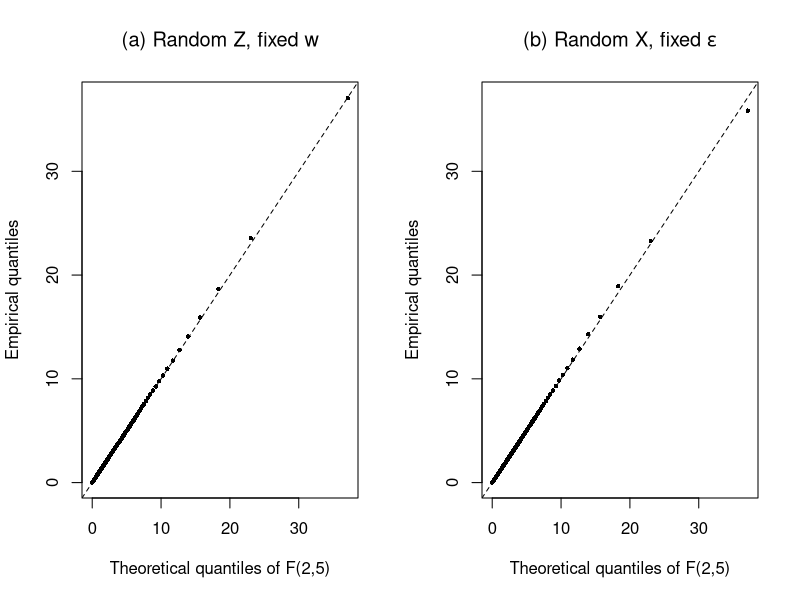

Recreate this plot in R.
set.seed(12345)

B <- 100000
n <- 8
p <- 3
q <- 2

## Projection matrix
Pmat <- function(A) {
  A %*% solve(crossprod(A)) %*% t(A)
}

############################################################
## Example 1: Theorem F-new
## fixed w, random Z
############################################################

w <- 1:n

F1 <- replicate(B, {
  
  Z <- matrix(rnorm(n * p), nrow = n, ncol = p)
  
  Z2 <- Z[, (q + 1):p, drop = FALSE]
  
  PZ  <- Pmat(Z)
  PZ2 <- Pmat(Z2)
  
  numerator <- drop(
    t(w) %*% (PZ - PZ2) %*% w
  ) / q
  
  denominator <- drop(
    t(w) %*% (diag(n) - PZ) %*% w
  ) / (n - p)
  
  numerator / denominator
})


############################################################
## Example 2: Theorem F-ols-new
## fixed epsilon, random X
############################################################

beta <- c(1, -1, 2)

C <- cbind(
  diag(q),
  matrix(0, nrow = q, ncol = p - q)
)

epsilon <- 1:8

F2 <- replicate(B, {
  
  X <- matrix(rnorm(n * p), nrow = n, ncol = p)
  
  y <- drop(X %*% beta + epsilon)
  
  XtX_inv <- solve(crossprod(X))
  beta_hat <- drop(XtX_inv %*% crossprod(X, y))
  
  beta_diff <- beta_hat - beta
  
  numerator <- drop(
    t(beta_diff) %*%
      t(C) %*%
      solve(C %*% XtX_inv %*% t(C)) %*%
      C %*%
      beta_diff
  ) / q
  
  residual <- y - drop(X %*% beta_hat)
  
  denominator <- sum(residual^2) / (n - p)
  
  numerator / denominator
})


############################################################
## Q-Q plots
############################################################

prob <- seq(0.001, 0.999, length.out = 500)

F_theory <- qf(prob, df1 = q, df2 = n - p)

F1_emp <- quantile(F1, prob = prob, names = FALSE)
F2_emp <- quantile(F2, prob = prob, names = FALSE)

pdf("F_exact_simulation.pdf", width = 9, height = 4.2)

par(mfrow = c(1, 2))

lim1 <- range(c(F_theory, F1_emp))
plot(F_theory, F1_emp,
     xlim = lim1, ylim = lim1,
     xlab = "Theoretical quantiles of F(2,5)",
     ylab = "Empirical quantiles",
     main = expression("(a) Random " * Z * ", fixed " * w),
     pch = 16, cex = 0.6)
abline(0, 1, lty = 2)

lim2 <- range(c(F_theory, F2_emp))
plot(F_theory, F2_emp,
     xlim = lim2, ylim = lim2,
     xlab = "Theoretical quantiles of F(2,5)",
     ylab = "Empirical quantiles",
     main = expression("(b) Random " * X * ", fixed " * epsilon),
     pch = 16, cex = 0.6)
abline(0, 1, lty = 2)

dev.off()


############################################################
## Optional: empirical size at alpha = 0.05
############################################################

critical_value <- qf(0.95, df1 = q, df2 = n - p)

mean(F1 > critical_value)
mean(F2 > critical_value)
